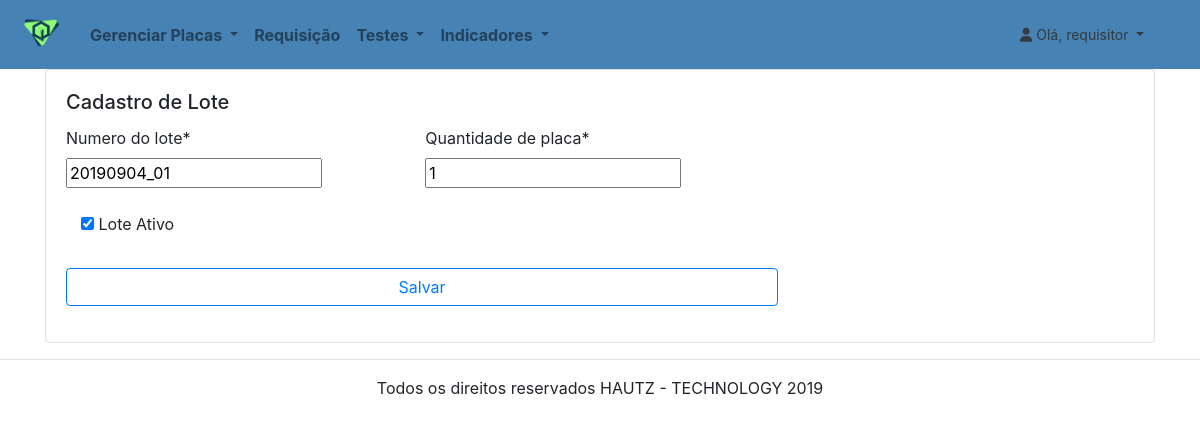
/placas/atualiza-lote/1 (signed in), run on the app's committed database.
### contas/models/usuario.py (models this page shows, shortened)
class Usuario(AbstractBaseUser):
    username = models.CharField(
        "Nome de Usuário",
        max_length=120,
        unique=True
    )
    data_expiracao = models.DateField(
        "Data Expiração",
        null=True
    )
    tipo = models.CharField(
        "Tipo de Usuário",
        max_length=1,
        choices = TIPOS
    )
    objects = UsuarioManager()
    USERNAME_FIELD =  'username'
    REQUIRED_FIELDS = []
    def __str__(self):
        return self.username
    class Meta:
        db_table = 'USUARIO'

### placas/models/cadastro_lote.py (models this page shows, shortened)
class Cadastro_lote(models.Model):
    Lote_numero = models.CharField(
        'Numero do lote',
        max_length=50
    )
    Qtd_placa = models.IntegerField(
        'Quantidade de placa',
        default=1
    )
    Ativo = models.BooleanField(
        'Lote Ativo',
        default=True
    )
    class Meta:
        db_table = 'CADASTRO_LOTE'
        constraints = [
            models.UniqueConstraint(fields=['Lote_numero'], name="Constraint_lote")
        ]

### placas/views.py (the view)
# urls.py: path('atualiza-lote/<int:id>', views.atualiza_lote, name="atualiza-lote")
@login_required
def atualiza_lote(request, id):
    lote = get_object_or_404(Cadastro_lote, pk=id)
    form = LoteForm(request.POST or None, request.FILES or None, instance=lote)
    context = {
        "form": form
    }
    if form.is_valid():
        form.save()
        return redirect('placas:lista-lote')
    return render(request, "placas/cadastrar-lote.html", context)

### placas/forms.py
class LoteForm(forms.ModelForm):
    class Meta:
        model = Cadastro_lote
        fields = '__all__'

### indicadores/context_processors.py (called while the page is built)
def menu_indicadores(requets):
    return {
        "Menu_indicadores": Menu_indicadores.objects.all()
    }

### placas/context_processors.py (called while the page is built)
def menu_placas(requets):
    return {
        "Menu_placas": Menu_placas.objects.all()
    }

### testes/context_processors.py (called while the page is built)
def menu_testes(requets):
    return {
        "lista_testes": Menu_testes.objects.all()
    }

### placas/templates/placas/cadastrar-lote.html (shortened to what this page needs)
{% extends "base.html" %}
{% load static %}
{% load crispy_forms_tags %}
{% block conteudo %}
<div class="container">
  <div class="row">
    <div class="col-lg-12 col-md-12 col-sm-12 col-xs-12">
      <div class="card">
        <div class="card-body">
          <h5 class="card-title">Cadastro de Lote</h5>
          <form method="POST" class="post-form ">
            <div class="form-row">
              <div class="form-group col-md-4 mb-3">
                {{ form.Lote_numero | as_crispy_field:"bootstrap"}}
              </div>
              <div class="form-group col-md-4 mb-4">
                {{ form.Qtd_placa  | as_crispy_field:"bootstrap"}}
              </div>
            </div>
            <div class="form-group col-md-4 mb-4">
              {{ form.Ativo  | as_crispy_field:"bootstrap"}}
            </div>
            <button type="submit" class="save btn btn-outline-primary col-md-8 mb-3 ">Salvar</button>
          </form>
        </div>
      </div>
    </div>
  </div>
</div>
{% endblock conteudo %}

### core/templates/base.html (shortened to what this page needs)
{% load static %}
<!DOCTYPE html>
<html lang="pt-br">
<head>
    <link rel="stylesheet" href="https://stackpath.bootstrapcdn.com/bootstrap/4.3.1/css/bootstrap.min.css"
>
</head>
<header>
    <body>
        <nav class="navbar navbar-expand-sm navbar-light font-weight-bold text-white">
            <a class="navbar-brand" href="{% url 'core:home' %}">
                <img src="{% static 'logo_genesisq.png' %}" width="50" />
            </a>
            {% if user.is_authenticated %}
            <div class="collapse navbar-collapse" id="navbarSupportedContent">
                <ul class="navbar-nav mr-auto">
                    <li class="nav-item dropdown ">
                        <a class="nav-link dropdown-toggle" href="#" id="navbarDropdown" role="button"
                            data-toggle="dropdown" aria-haspopup="true" aria-expanded="false">
                            Gerenciar Placas
                        </a>
                    </li>
                    <li class="nav-item">
                        <a class="nav-link" href="{% url 'requisicao:requisicao1' %}">Requisição</a>
                    </li>
                    <li class="nav-item dropdown">
                        <a class="nav-link dropdown-toggle" href="#" id="navbarDropdown" role="button"
                            data-toggle="dropdown" aria-haspopup="true" aria-expanded="false">
                            Testes
                        </a>
                    </li>
                    <li class="nav-item dropdown">
                        <a class="nav-link dropdown-toggle" href="#" id="navbarDropdown" role="button"
                            data-toggle="dropdown" aria-haspopup="true" aria-expanded="false">
                            Indicadores
                        </a>
                    </li>
                </ul>
                <li class=" dropdown-header navbar-expand-md">
                    <a class=" nav-link dropdown-toggle font-weight-normal text-dark" href="#" id="navbarDropdown"
                        data-toggle="dropdown" aria-haspopup="true" aria-expanded="true">
                        <i class="fas fa-user" alt="foto do usuário" ></i>
                        Olá, {{ user }}
                    </a>
                </li>
            </div>
            {% else %}
            <a class="navbar-brand" href="{% url 'core:home' %}">GenesisQ</a>
            <ul class="navbar-nav ml-auto">
                <a role="button" href="{% url 'core:entrar' %}" class="btn btn btn-success">Entrar</a>
            </ul>
            {% endif %}
        </nav>
</header>
<main>
    {% block conteudo %}
    {% endblock conteudo %}
</main>
<footer>
    <hr />
    <p class="text-center">Todos os direitos reservados HAUTZ - TECHNOLOGY 2019</p>
</footer>
</body>
</html>

### core/templates/base.html (style rules this page uses)
header { background: rgb(70, 130, 180) 100%; }
a { color: inherit; }

### data on the page
Usuario: username "requisitor"
Cadastro_lote: Lote_numero "20190904_01", Qtd_placa "1", Ativo "☑"
